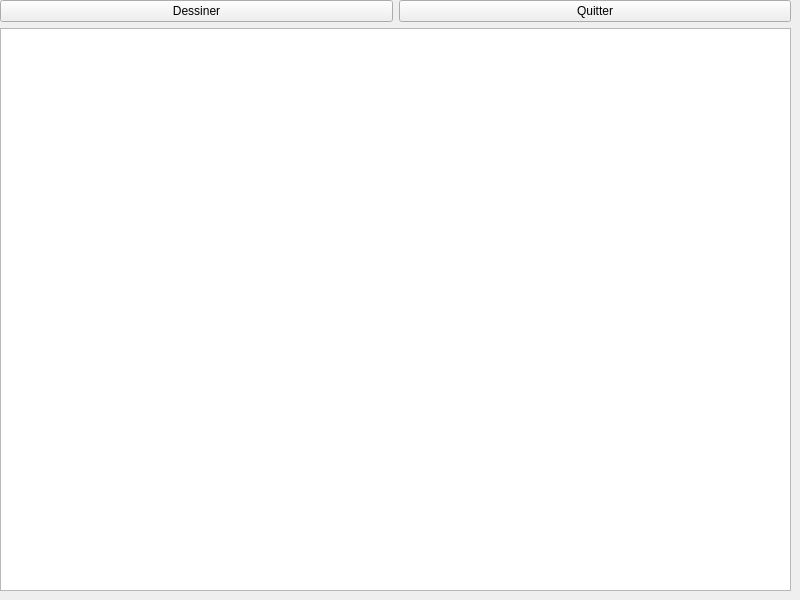
<?xml version="1.0" encoding="UTF-8"?>
<ui version="4.0">
 <class>Widget</class>
 <widget class="QWidget" name="Widget">
  <property name="geometry">
   <rect>
    <x>0</x>
    <y>0</y>
    <width>800</width>
    <height>600</height>
   </rect>
  </property>
  <property name="windowTitle">
   <string>Widget</string>
  </property>
  <widget class="QWidget" name="">
   <property name="geometry">
    <rect>
     <x>0</x>
     <y>0</y>
     <width>791</width>
     <height>591</height>
    </rect>
   </property>
   <layout class="QVBoxLayout" name="verticalLayout">
    <item>
     <layout class="QHBoxLayout" name="horizontalLayout">
      <item>
       <widget class="QPushButton" name="pushButtonDessiner">
        <property name="text">
         <string>Dessiner</string>
        </property>
       </widget>
      </item>
      <item>
       <widget class="QPushButton" name="pushButton_2">
        <property name="text">
         <string>Quitter</string>
        </property>
       </widget>
      </item>
     </layout>
    </item>
    <item>
     <widget class="QGraphicsView" name="maVue"/>
    </item>
   </layout>
  </widget>
 </widget>
 <resources/>
 <connections/>
</ui>
